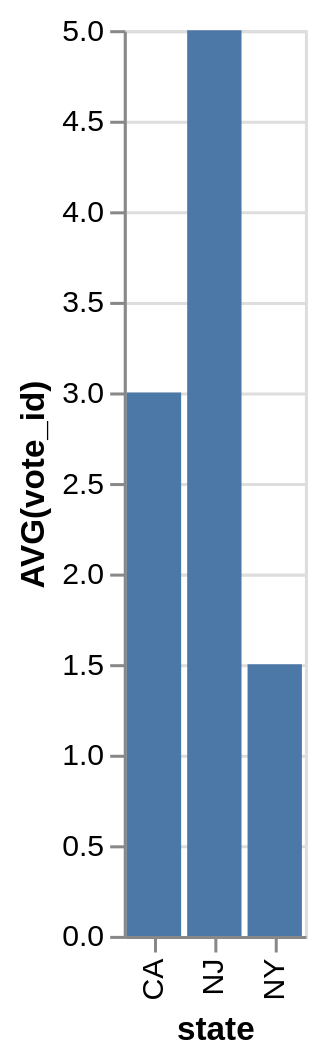

Vega-Lite specification stored for this chart:
### Vega-Lite specification from a JSON file in a GitHub repository (floating-point values rounded to 4 significant figures)
{"data": {"values": [{"x_data": "CA", "y_data": 3}, {"x_data": "NJ\n", "y_data": 5}, {"x_data": "NY", "y_data": 1.5}]}, "mark": "bar", "encoding": {"x": {"field": "x_data", "type": "nominal", "title": "state", "sort": "ascending"}, "y": {"field": "y_data", "type": "quantitative", "title": "AVG(vote_id)"}}}
